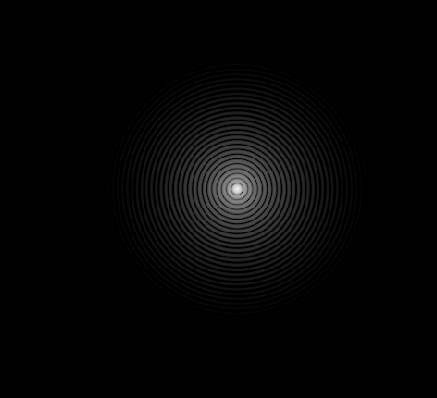
#> input picture tmp1.png, 437 x 398 px; its folder holds only this picture in this run
$ python aberration.py
#> lines starting #> are read from the running program, lines starting #| are printed output that depends on the picture
# Ref: https://www.youtube.com/watch?v=gJ2m0dd7QpU
import numpy as np
import matplotlib.pyplot as plt
from PIL import Image
import glob

filenames = glob.glob("*.png")
file = open("Resultados/intensidadMaximaAberraciones.txt", "w")
for x in filenames:
    nombre = x[:-4]
    print(nombre)
    # Open Image
    img = Image.open(x).convert("L")
    # Load image into numpy array
    img_data = np.asarray(img)**(1/2.)
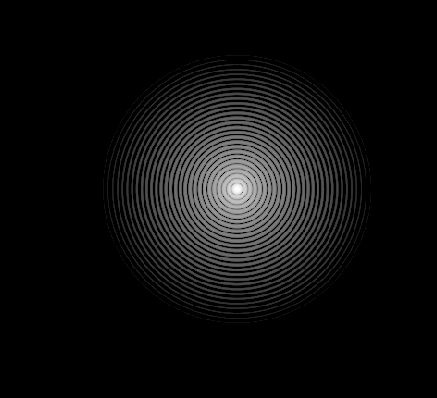
#> img_data: shape (398, 437) float64; min 0, max 15.23, mean 0.927; drawn with min black and max white
    # Perform the 2-D fast fourier transform on the image data
    fourier = np.fft.fft2(img_data)
    # Move the zero-frequency component to the center of the fourier spectrum
    fourier = np.fft.fftshift(fourier)
    # Compute the magnitudes (absolute magnitude) of the complex numbers
    fourier = abs(fourier)
    # Compute the common logarithm of each value to reduce the dynamic range
    #fourier = np.log10(fourier)
    # Find the minimum and maximum
    lowest = np.nanmin(fourier[np.isfinite(fourier)])
#> lowest = 0.302
    highest = np.nanmax(fourier[np.isfinite(fourier)])
#> highest = 161173.9
    # Calculate the original contrast range
    original_range = highest-lowest
#> original_range = 161173.6
    # Normalize the fourier image data ("stretch" the contrast)
    norm_fourier = (fourier - lowest)/original_range*255

    #Section of intensity diagram
    height, width = norm_fourier.shape
#> height = 398; width = 437
    step=1
    l=[]
    count = 0
    rango = range(step, width, 2*step)
    for ii in rango:
        l.append(sum(sum(norm_fourier[:, ii-step:ii+step])))
        count+=1
#> after the loop, count = 218; l = 218 values, max 1756.8 at index 109, min 161.2 at index 203, mean 303.4
    l = np.array(l)
    maximum = l.max()
#> maximum = 1756.8
    file.write("%s %f\n"%(x,maximum))
    l = l/maximum
#> l = 218 values, max 1 at index 109, min 0.0917 at index 203, mean 0.173
    f=plt.figure(figsize=(12,12))
    plt.plot(rango,l)
    plt.xlabel("Posición")
    plt.ylabel("Intensidad")
    plt.savefig("Resultados/Intensity/"+x)
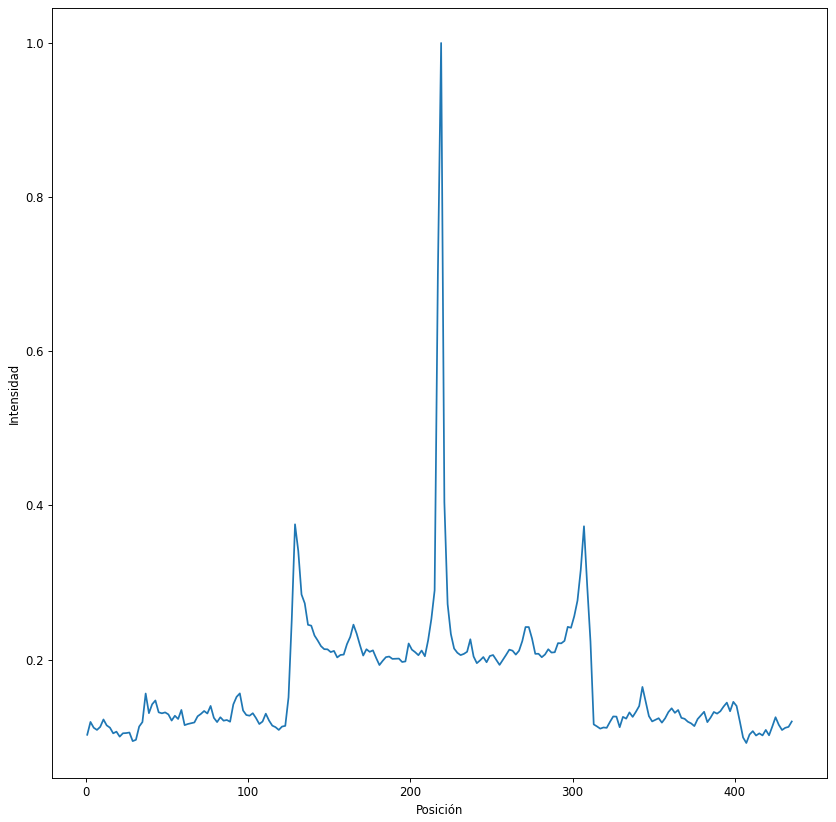
#> figure drawn by matplotlib, 1 panel; curve peaks at x = 219, y = 1
    #Section of Picture
    # Convert the normalized data into an image
    norm_fourier_img = Image.fromarray(norm_fourier)

    # Save image
    norm_fourier_img.convert("L").save("Resultados/"+nombre+".JPG")
file.close()
